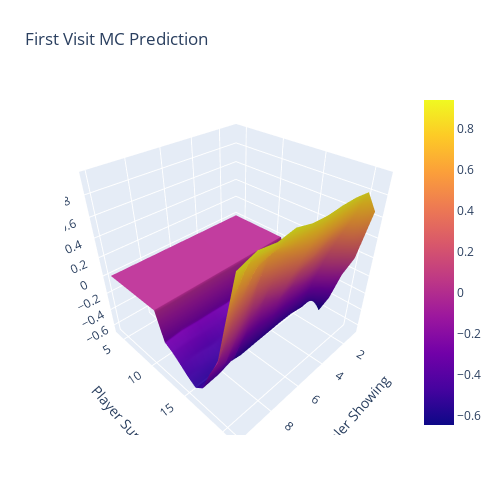

Notebook cell for this chart:
### Code cell
episodes = generate_episodes(BlackjackAgent(threshold=17))
value_function = convert_value_function_to_df(episodes)

z = (
    value_function.pivot(index="player", on="dealer", values="value")
    .drop("player")
    .to_numpy()
)
x = np.arange(1, 11)
y = np.arange(4, 22)

fig = go.Figure(data=[go.Surface(x=x, y=y, z=z)])
fig.update_layout(
    title="First Visit MC Prediction",
    width=500,
    height=500,
    margin=dict(l=65, r=50, b=65, t=90),
    scene=dict(
        xaxis_title="Dealer Showing",
        yaxis_title="Player Sum",
        zaxis_title="Avg. Reward",
    ),
)
fig.show()

### Figure 1 — Plotly figure (JSON) as saved in the notebook; plotly's stock layout.template omitted (floating-point values rounded to 4 significant figures; data arrays with more than 128 entries replaced by an {"elided": "..."} marker saying what was removed)
{"data": [{"type": "surface", "x": [1, 2, 3, 4, 5, 6, 7, 8, 9, 10], "y": [4, 5, 6, 7, 8, 9, 10, 11, 12, 13, 14, 15, 16, 17, 18, 19, 20, 21], "z": {"elided": "18x10 float values"}}], "layout": {"height": 500, "margin": {"b": 65, "l": 65, "r": 50, "t": 90}, "scene": {"xaxis": {"title": {"text": "Dealer Showing"}}, "yaxis": {"title": {"text": "Player Sum"}}, "zaxis": {"title": {"text": "Avg. Reward"}}}, "title": {"text": "First Visit MC Prediction"}, "width": 500}}
